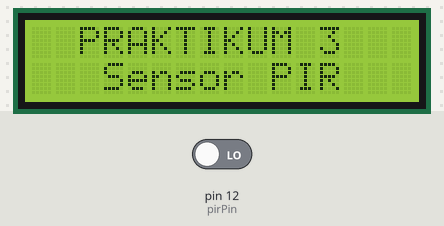
Bench run of a sketch on a simulated Arduino Uno, built with avr-gcc and run on an emulated ATmega328P. On the bench: 16×2 character LCD. The inputs (shaded band) are chosen by the test bench; at power-on: pin 12 (pirPin) LOW. What the sketch prints to the serial monitor is not drawn.

Above: at 0.1 s.
3.3 s: pin 12 (pirPin) driven HIGH
At 4.7 s:
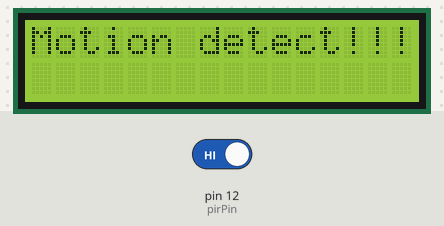
6.0 s: pin 12 (pirPin) driven LOW
At 8.3 s:
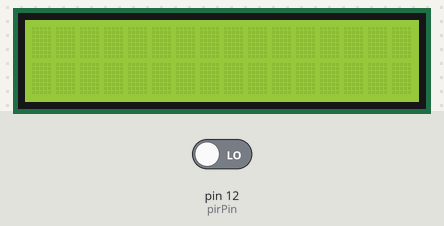
Timing chart, 0 to 9.8 s (numbered marks = the images above; inputs shaded):
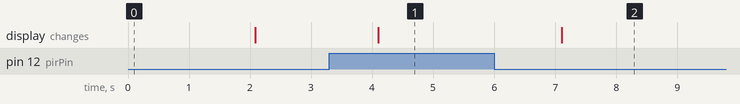

Measured:
- after the input at 3.3 s, the display: changes after 0.80 s (image 1)
- after the input at 6.0 s, the display: changes after 1.1 s (image 2)

The sketch:

PIR_Sensor_with_LCD.ino
```cpp
#include <LiquidCrystal_I2C.h>
LiquidCrystal_I2C lcd(0x27, 16, 2);
// Alamat I2C, jumlah kolom, jumlah baris LCD

// Menetapkan Pin dan Variabel
#define pirPin 12
int statusPir = LOW;
int gerakanPir;

// Inisialisasi LCD dan Tampilan Pesan Awal
void setup() {
  pinMode(pirPin, INPUT);
  lcd.init();
  lcd.backlight();
  lcd.setCursor(2,0);
  lcd.print("PRAKTIKUM 3");
  lcd.setCursor(3,1);
  lcd.print("Sensor PIR");
  Serial.begin(9600);
  delay(2000);
}

// Membaca sensor PIR dan menampilkan hasilnya
void loop() {
  gerakanPir = digitalRead(pirPin);
  if(gerakanPir==HIGH){
    lcd.backlight();
    lcd.setCursor(0, 0);
    lcd.print("Motion detect!!!");
    delay(1000) ;
  }
  else{
    Serial.println("No motion detect");
    lcd.clear();
  }
  delay(2000);
}
```
